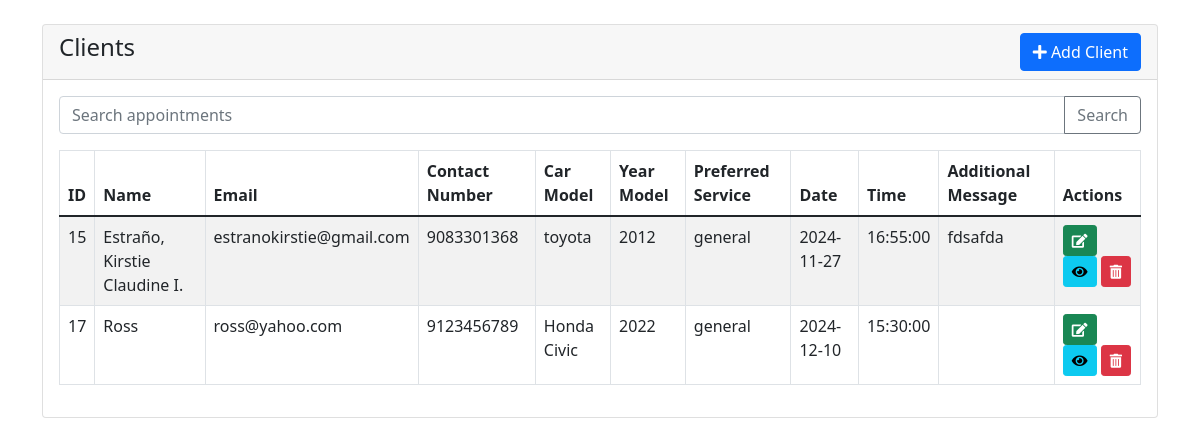
The page /exit.php on the database its author committed.
### tables this page shows
CREATE TABLE `appointments` (
  `id` int(11) NOT NULL,
  `name` varchar(255) NOT NULL,
  `email` varchar(255) NOT NULL,
  `contact_number` varchar(255) NOT NULL,
  `car_model` varchar(255) NOT NULL,
  `year_model` int(11) NOT NULL,
  `preferred_service` varchar(255) NOT NULL,
  `date` date NOT NULL,
  `time` time NOT NULL,
  `additional_message` text NOT NULL,
  `status` varchar(255) NOT NULL
);

### exit.php (the view, shortened to what this page needs)
<?php
include 'conn.php';
$search_query = "";
$sql_query = "SELECT * FROM appointments";
if(isset($_GET['search'])) {
    $search_query = $_GET['search'];
    $sql_query = "SELECT * FROM appointments WHERE name LIKE ? OR email LIKE ? OR
                  car_model LIKE ? OR year_model LIKE ? OR preferred_service LIKE ? OR
                  date LIKE ? OR time LIKE ? OR additional_message LIKE ?";
    $stmt = mysqli_prepare($conn, $sql_query);
    if (!$stmt) {
        echo "Failed to prepare statement: " . mysqli_error($conn);
        exit();
    }
    $search_term = "%" . $search_query . "%";
    mysqli_stmt_bind_param($stmt, "ssssssss", $search_term, $search_term, $search_term,
                        $search_term, $search_term, $search_term, $search_term, $search_term);
    if (!mysqli_stmt_execute($stmt)) {
        echo "Error executing statement: " . mysqli_stmt_error($stmt);
        exit();
    }
    $result = mysqli_stmt_get_result($stmt);
} else {
    $result = mysqli_query($conn, $sql_query);
}
?>
<!doctype html>
<html lang="en">
<head>
  <link href="https://cdn.jsdelivr.net/npm/bootstrap@5.1.3/dist/css/bootstrap.min.css" rel="stylesheet">
  <link href="https://cdnjs.cloudflare.com/ajax/libs/font-awesome/5.15.4/css/all.min.css" rel="stylesheet">
</head>
<body>
  <div class="container mt-4">
    <div class="row">
      <div class="col-md-12">
        <div class="card">
          <div class="card-header">
            <h4>Clients
              <a href="appointment-form.php" class="btn btn-primary float-end"><i class="fas fa-plus"></i> Add Client</a>
            </h4>
          </div>
          <div class="card-body">
            <form action="" method="GET" class="mb-3">
              <div class="input-group">
                <input type="text" class="form-control" placeholder="Search appointments" name="search" value="<?php echo $search_query; ?>">
                <button class="btn btn-outline-secondary" type="submit">Search</button>
              </div>
            </form>
            <table class="table table-bordered table-striped">
            <thead>
              <tr>
                <th>ID</th>
                <th>Name</th>
                <th>Email</th>
                <th>Contact Number</th>
                <th>Car Model</th>
                <th>Year Model</th>
                <th>Preferred Service</th>
                <th>Date</th>
                <th>Time</th>
                <th>Additional Message</th>
                <th>Actions</th>
              </tr>
            </thead>
            <tbody>
              <?php
                if(mysqli_num_rows($result) > 0) {
                  while($appointments = mysqli_fetch_assoc($result)) {
                    ?>
                    <tr>
                      <td><?= $appointments['id']; ?></td>
                      <td><?= $appointments['name']; ?></td>
                      <td><?= $appointments['email']; ?></td>
                      <td><?= $appointments['contact_number']; ?></td>
                      <td><?= $appointments['car_model']; ?></td>
                      <td><?= $appointments['year_model']; ?></td>
                      <td><?= $appointments['preferred_service']; ?></td>
                      <td><?= $appointments['date']; ?></td>
                      <td><?= $appointments['time']; ?></td>
                      <td><?= $appointments['additional_message']; ?></td>
                      <td>
                        <a href="client_edit.php?id=<?= $appointments['id']; ?>" class="btn btn-success btn-sm"><i class="fas fa-edit"></i></a>
                        <a href="client_view.php?id=<?= $appointments['id']; ?>" class="btn btn-info btn-sm"><i class="fas fa-eye"></i></a>
                        <form action="" method="POST" class="d-inline">
                          <button type="submit" name="delete_client_btn" class="btn btn-danger btn-sm"><i class="fas fa-trash-alt"></i></button>
                        </form>
                      </td>
                    </tr>
                    <?php
                  }
                } else {
                  echo "<tr><td colspan='11'>No Record Found</td></tr>";
                }
              ?>
            </tbody>
            </table>
          </div>
        </div>
      </div>
    </div>
  </div>
</body>
</html>

### rows shown on the page
appointments: id "15", name "Estraño, Kirstie Claudine I.", email "estranokirstie@gmail.com", contact_number "9083301368", car_model "toyota", year_model "2012", preferred_service "general", date "2024-11-27", time "16:55:00", additional_message "fdsafda"
appointments: id "17", name "Ross", email "ross@yahoo.com", contact_number "9123456789", car_model "Honda Civic", year_model "2022", preferred_service "general", date "2024-12-10", time "15:30:00"
